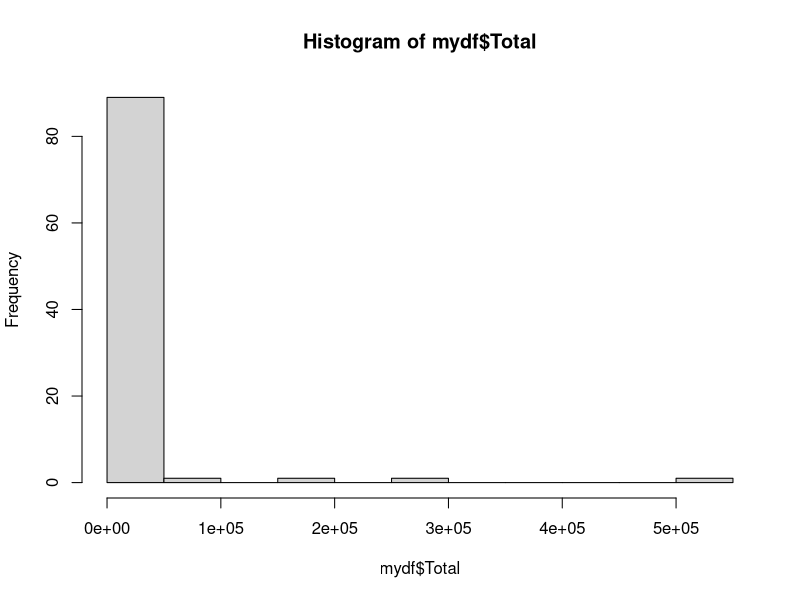

This figure's R source:
x <- seq(1:20)
x <- seq(1, 20, 1)
sum(x)
length(x)
typeof(8675309)
typeof(2)
typeof(integer(8675309))
typeof(rep(1, 10))
typeof(list(1, 2, 3, "orange"))

library(tidyverse)
mydf <- read_csv("./data/ne_counties.csv")
mydf

summary(mydf)
nrow(mydf)
ncol(mydf)
glimpse(mydf)
mydf$Total
summary(mydf$Total)
hist(mydf$Total)

dplyr::filter(mydf, Total > 10000 & MedHousInc < 40000)
mydf %>% dplyr::filter(., Total > 10000 & MedHousInc < 40000)
